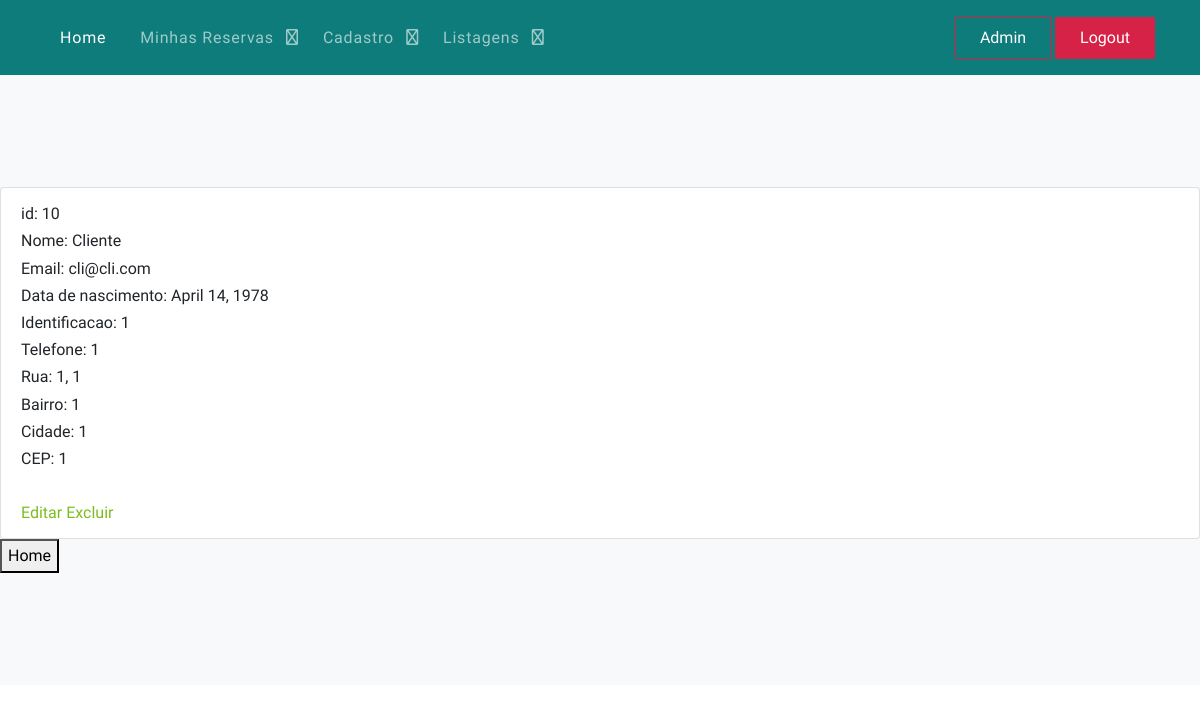
The app's page /accounts/listagemClientes/ (signed in), older data.
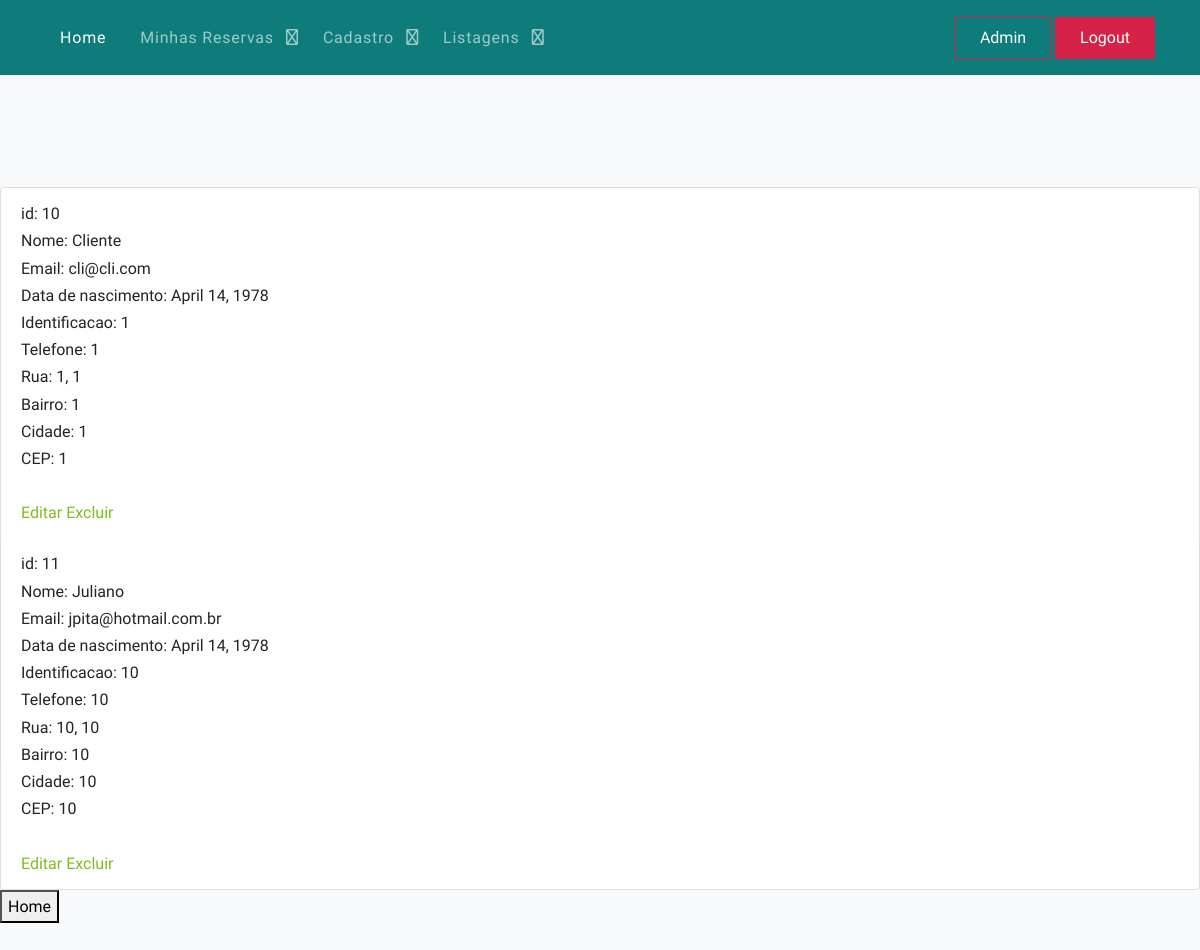
The same page, newer data.
### core/models.py (models this page shows, shortened)
class Pessoa(models.Model):
    nome = models.CharField(max_length=100, verbose_name='Nome')
    identificacao = models.IntegerField(default=0, verbose_name='Identificação')
    telefone = models.IntegerField(default=0, verbose_name='Telefone')
    endereco = models.ForeignKey(Endereco, on_delete=models.DO_NOTHING, verbose_name='Endereço')
    user = models.ForeignKey(CustomUser, on_delete=models.DO_NOTHING, verbose_name='User')  # verificar se é assim
    class Meta:
        verbose_name_plural = 'Pessoas'

class Cliente(Pessoa):
    dataNascimento = models.DateField(verbose_name='Data de Nascimento')
    isActive = models.BooleanField(default=True, verbose_name='Ativo?')
    class Meta:
        verbose_name_plural = 'Clientes'

class Pessoa(models.Model):
    nome = models.CharField(max_length=100, verbose_name='Nome')
    identificacao = models.IntegerField(default=0, verbose_name='Identificação')
    telefone = models.IntegerField(default=0, verbose_name='Telefone')
    endereco = models.ForeignKey(Endereco, on_delete=models.DO_NOTHING, verbose_name='Endereço')
    user = models.ForeignKey(CustomUser, on_delete=models.DO_NOTHING, verbose_name='User')  # verificar se é assim
    class Meta:
        verbose_name_plural = 'Pessoas'

class Endereco(models.Model):
    rua = models.CharField(max_length=100, verbose_name='Rua')
    cidade = models.CharField(max_length=50, verbose_name='Cidade')
    numero = models.IntegerField(default=0, verbose_name='Número')
    bairro = models.CharField(max_length=50, verbose_name='Bairro')
    cep = models.IntegerField(default=0000000, verbose_name='CEP')
    longitude = models.FloatField(default=0.00, verbose_name='Longitude')
    latitude = models.FloatField(default=0.00, verbose_name='Latitude')
    class Meta:
        verbose_name_plural = 'Endereços'

### users/models.py (models this page shows, shortened)
class CustomUser(AbstractUser):
    username = None
    email = models.EmailField(_("email address"), unique=True)
    USERNAME_FIELD = "email"
    REQUIRED_FIELDS = []
    objects = CustomUserManager()

### core/views.py (the view)
# urls.py: path('accounts/listagemClientes/', listagemClientes, name='url_listagem_clientes'),
@login_required
@user_passes_test(checkGroupAdmin)
def listagemClientes(request):
    if request.POST and request.POST['input_pesquisa']:
        dados = Cliente.objects.filter(pessoa__nome__icontains=request.POST['input_pesquisa'])
    else:
        dados = Cliente.objects.all()
    contexto = {'dados': dados, 'text_input': 'Digite o nome', 'listagem': 'listagem'}
    return render(request, 'core/listagem_clientes.html', contexto)

### core/templatetags/template_extras.py (called while the page is built)
@register.filter(name='has_group')
def has_group(user, group_name):
    return user.groups.filter(name=group_name).exists()

### core/views.py (called while the page is built)
def checkGroupAdmin(user):
    return user.groups.filter(name='Administradores').exists()

### core/templates/core/listagem_clientes.html (shortened to what this page needs)
{% extends 'base.html' %}
{% load static %}
{% block main %}
    <ul class="list-group">
        {% for i in dados %}
            {% if i.isActive == True %}
                <li class="list-group-item">
                    id: {{ i.id }} <br>
                    Nome: {{ i.nome }} <br>
                    Email: {{ i.user.email }} <br>
                    Data de nascimento: {{ i.dataNascimento }} <br>
                    Identificacao: {{ i.identificacao }} <br>
                    Telefone: {{ i.telefone }} <br>
                    Rua: {{ i.endereco.rua }}, {{ i.endereco.numero }} <br>
                    Bairro: {{ i.endereco.bairro }}<br>
                    Cidade: {{ i.endereco.cidade }} <br>
                    CEP: {{ i.endereco.cep }} <br>
                    <br>
                    <a href="{% url 'url_altera_cliente' i.id %}">Editar</a>
                    <a href="{% url 'url_exclui_cliente' i.id %}">Excluir</a>
                </li>
            {% endif %}
        {% empty %}
            Não há clientes cadastrados.
        {% endfor %}
    </ul>
    <button onclick="window.location.href='/'">Home</button>
{% endblock %}

Row changes from the older to the newer data that the page shows:
added Cliente: id "11", nome "Juliano", user.email "jpita@hotmail.com.br", dataNascimento "April 14, 1978", identificacao "10", telefone "10", endereco.rua "10", endereco.numero "10", endereco.bairro "10", endereco.cidade "10", endereco.cep "10"
